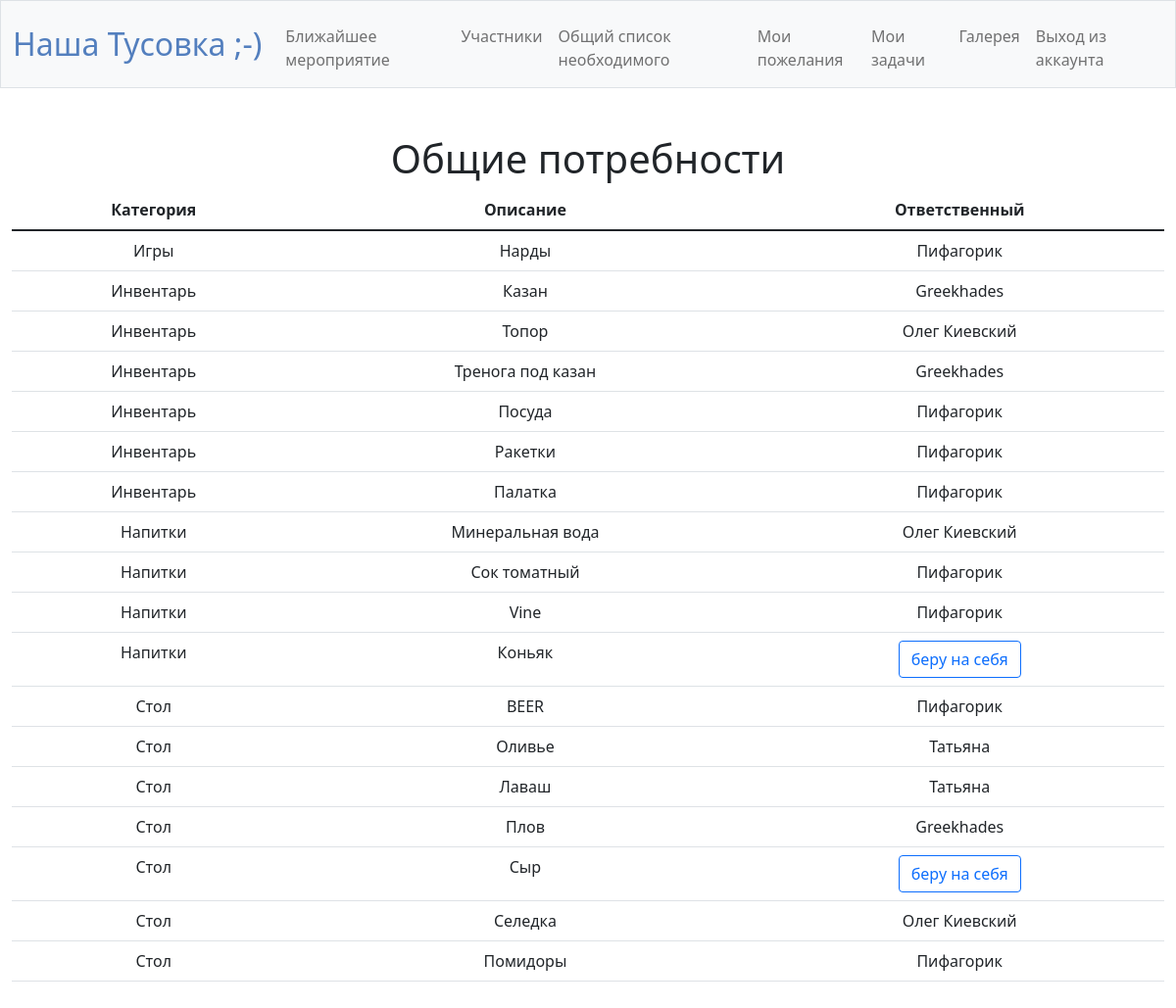
Page /need (signed in) on the committed database.
### tables this page shows
CREATE TABLE 'need' ('id' INTEGER PRIMARY KEY AUTOINCREMENT NOT NULL, 'category' TEXT NOT NULL, 'description' TEXT NOT NULL);

CREATE TABLE 'users' (id INTEGER PRIMARY KEY AUTOINCREMENT NOT NULL, username TEXT NOT NULL, hash TEXT NOT NULL, 'email' TEXT, 'mob_phone' NUMERIC);

### app.py (the view, shortened to what this page needs)
@app.route("/need", methods=["GET", "POST"])
@login_required
def need():
    if request.method == "GET":
        need_db = db.execute("SELECT ENU.category, ENU.description, users.username FROM \
                            (SELECT need.*, event_need_user.* FROM need \
                             INNER JOIN event_need_user ON need.id = event_need_user.need_id) ENU \
                             LEFT JOIN users ON users.id = ENU.user_id ORDER BY ENU.category;")
        return render_template("need.html", need=need_db)

### app.py (called while the page is built)
@app.after_request
def after_request(response):
    response.headers["Cache-Control"] = "no-cache, no-store, must-revalidate"
    response.headers["Expires"] = 0
    response.headers["Pragma"] = "no-cache"
    return response

### helpers.py (called while the page is built)
def login_required(f):
    @wraps(f)
    def decorated_function(*args, **kwargs):
        if session.get("user_id") is None:
            return redirect("/login")
        return f(*args, **kwargs)
    return decorated_function

### templates/need.html (shortened to what this page needs)
{% extends "layout.html" %}
{% block main %}
    <h1>Общие потребности</h1>
    <table class="table">
        <thead>
            <tr>
                <th scope="col">Категория</th>
                <th scope="col">Описание</th>
                <th scope="col">Ответственный</th>
            </tr>
        </thead>
        <tbody>
            {% for row in need %}
            <tr>
                <td>{{ row["category"] }}</td>
                <td>{{ row["description"] }}</td>
                <td>
                {% if row["username"] != None %}
                    {{ row["username"] }}
                {% else %}
                    <form method="post" >
                        <button class="btn btn-outline-primary btn-block" name = "choice" type="submit">беру на себя</button>
                    </form>
                {% endif %}
                </td>
            </tr>
            {% endfor %}
        </tbody>
    </table>
{% endblock %}

### templates/layout.html (shortened to what this page needs)
<!DOCTYPE html>
<html lang="en">
    <head>
        <link href="https://cdn.jsdelivr.net/npm/bootstrap@5.1.3/dist/css/bootstrap.min.css" rel="stylesheet">
        <link href="/static/styles.css" rel="stylesheet">
        <link href="https://cdn.jsdelivr.net/npm/bootstrap@5.1.3/dist/css/bootstrap.min.css" rel="stylesheet">
    </head>
    <body>
        <nav class="bg-light border navbar navbar-expand-md navbar-light" style="position: sticky; top: 0">
            <div class="container-fluid">
                <a class="navbar-brand" href="/"><span class="blue">Наша Тусовка ;-)</span></a>
                <div class="collapse navbar-collapse" id="navbar">
                    {% if session["user_id"] %}
                        <ul class="navbar-nav me-auto mt-2">
                            <li class="nav-item"><a class="nav-link" href="/event">Ближайшее мероприятие</a></li>
                            <li class="nav-item"><a class="nav-link" href="/participant">Участники</a></li>
                            <li class="nav-item"><a class="nav-link" href="/need">Общий список необходимого</a></li>
                            <li class="nav-item"><a class="nav-link" href="/add_need">Мои пожелания</a></li>
                            <li class="nav-item"><a class="nav-link" href="/my_task">Мои задачи</a></li>
                            <li class="nav-item"><a class="nav-link" href="/photo">Галерея</a></li>
                        </ul>
                        <ul class="navbar-nav ms-auto mt-2">
                            <li class="nav-item"><a class="nav-link" href="/logout">Выход из аккаунта</a></li>
                        </ul>
                    {% else %}
                        <ul class="navbar-nav ms-auto mt-2">
                            <li class="nav-item"><a class="nav-link" href="/register">Регистрация</a></li>
                            <li class="nav-item"><a class="nav-link" href="/login">Войти в аккаунт</a></li>
                        </ul>
                    {% endif %}
                </div>
            </div>
        </nav>
        <main class="container-fluid py-5 text-center">
            {% block main %}{% endblock %}
        </main>
    </body>
</html>

### static/styles.css (style rules this page uses)
nav .navbar-brand { font-size: xx-large; }
nav .navbar-brand .blue { color: #537fbe; }

### rows in the picture
need: category "Игры", description "Нарды", username "Пифагорик"
need: category "Инвентарь", description "Казан", username "Greekhades"
need: category "Инвентарь", description "Топор", username "Олег Киевский"
need: category "Инвентарь", description "Тренога под казан", username "Greekhades"
need: category "Инвентарь", description "Посуда", username "Пифагорик"
need: category "Инвентарь", description "Ракетки", username "Пифагорик"
need: category "Инвентарь", description "Палатка", username "Пифагорик"
need: category "Напитки", description "Минеральная вода", username "Олег Киевский"
need: category "Напитки", description "Сок томатный", username "Пифагорик"
need: category "Напитки", description "Vine", username "Пифагорик"
need: category "Напитки", description "Коньяк"
need: category "Стол", description "BEER", username "Пифагорик"
need: category "Стол", description "Оливье", username "Татьяна"
need: category "Стол", description "Лаваш", username "Татьяна"
need: category "Стол", description "Плов", username "Greekhades"
need: category "Стол", description "Сыр"
need: category "Стол", description "Селедка", username "Олег Киевский"
need: category "Стол", description "Помидоры", username "Пифагорик"
